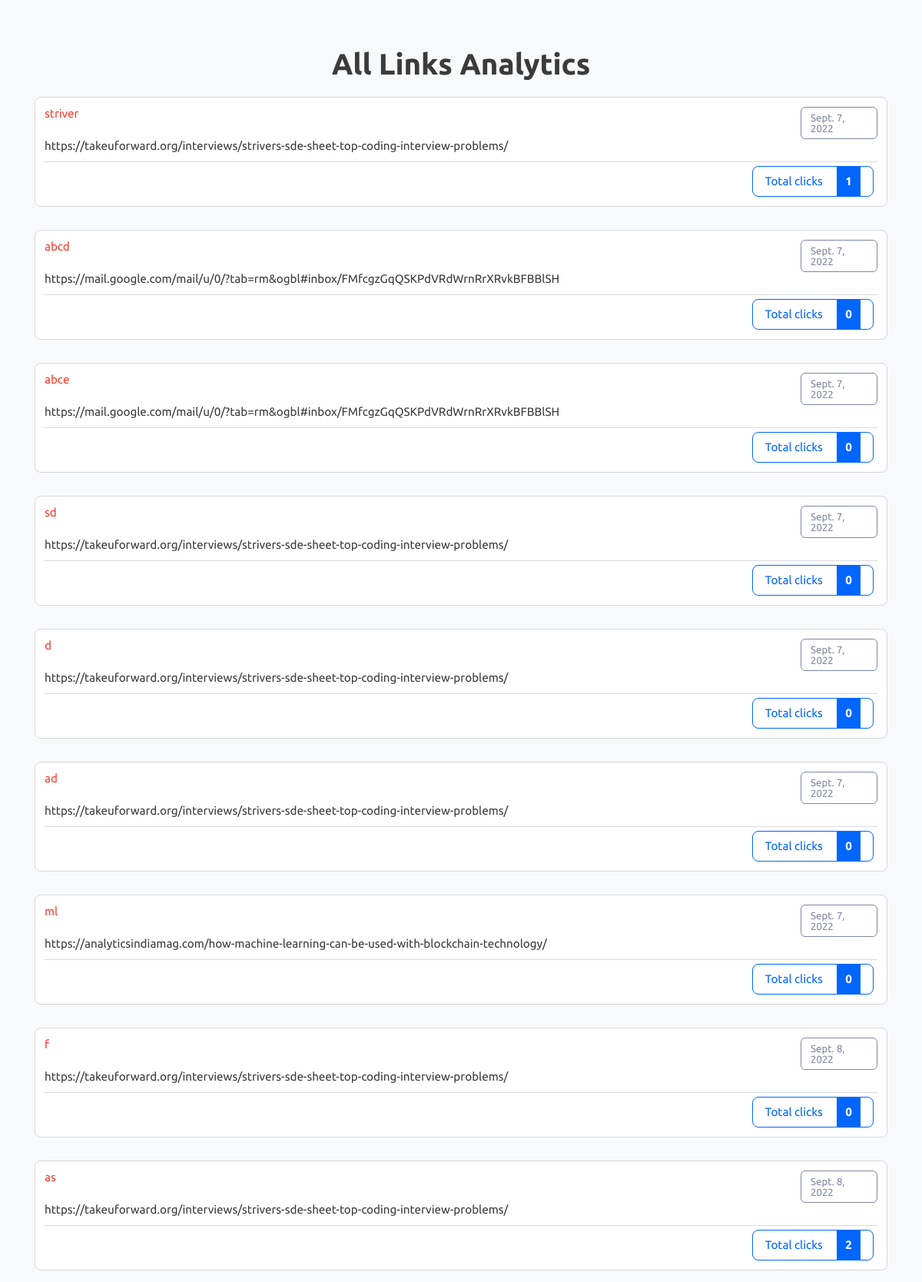
Page /all-analytics on the committed database.
### myapp/models.py (models this page shows)
class LongToShort(models.Model):
    long_url=models.URLField(max_length=500)
    short_url=models.CharField(max_length=100, unique=True)
    date=models.DateField(auto_now_add=True)
    clicks=models.IntegerField(default=0)

### myapp/views.py (the view)
# urls.py: path('all-analytics',views.all_analytics),
def all_analytics(request):
    rows=LongToShort.objects.all()
    context={
        "rows":rows
    }
    return render(request,'all-analytics.html',context);

### myapp/templates/all-analytics.html (shortened to what this page needs)
{% load static %}
<!DOCTYPE html>
<html lang="en" class="">
<head>
	<link rel="stylesheet" href="{% static 'bootstrap.min.css' %}" type="text/css" media="screen">
	<link rel="stylesheet" href="{% static 'style.css' %}" type="text/css" media="screen">
</head>
<body class="pace-done lout_stats30">
	<main id="content" role="main" class="wyniki wyniki_all">
		<div class="container">
			<div class="row">
				<div class="col-12 page_log_in mt-0">
					<h2 class="h1" style="text-align: center;">All Links Analytics</h2>
				</div>
                {% for obj in rows %}
				<div class="url_options url_stats_o" id="1">
					<p class="data_link">{{ obj.date }}</p>
					<p class="url_link">
						{{ obj.long_url }}
					</p>
						<p class="short_url_l">
							{{ obj.short_url }}</p>
					<div class="stats_total btn-cutt click_stats btn_norm">
						<div>Total clicks <strong class="allClicks"> {{ obj.clicks }}</strong></div>
					</div>
				</div>
                {% endfor %}
			</div>
		</div>
	</main>
</body>
</html>

### rows in the picture
LongToShort: date "Sept. 7, 2022", long_url "https://takeuforward.org/interviews/strivers-sde-sheet-top-coding-interview-problems/", short_url "striver", clicks "1"
LongToShort: date "Sept. 7, 2022", long_url "https://mail.google.com/mail/u/0/?tab=rm&ogbl#inbox/FMfcgzGqQSKPdVRdWrnRrXRvkBFBBlSH", short_url "abcd", clicks "0"
LongToShort: date "Sept. 7, 2022", long_url "https://mail.google.com/mail/u/0/?tab=rm&ogbl#inbox/FMfcgzGqQSKPdVRdWrnRrXRvkBFBBlSH", short_url "abce", clicks "0"
LongToShort: date "Sept. 7, 2022", long_url "https://takeuforward.org/interviews/strivers-sde-sheet-top-coding-interview-problems/", short_url "sd", clicks "0"
LongToShort: date "Sept. 7, 2022", long_url "https://takeuforward.org/interviews/strivers-sde-sheet-top-coding-interview-problems/", short_url "d", clicks "0"
LongToShort: date "Sept. 7, 2022", long_url "https://takeuforward.org/interviews/strivers-sde-sheet-top-coding-interview-problems/", short_url "ad", clicks "0"
LongToShort: date "Sept. 7, 2022", long_url "https://analyticsindiamag.com/how-machine-learning-can-be-used-with-blockchain-technology/", short_url "ml", clicks "0"
LongToShort: date "Sept. 8, 2022", long_url "https://takeuforward.org/interviews/strivers-sde-sheet-top-coding-interview-problems/", short_url "f", clicks "0"
LongToShort: date "Sept. 8, 2022", long_url "https://takeuforward.org/interviews/strivers-sde-sheet-top-coding-interview-problems/", short_url "as", clicks "2"
